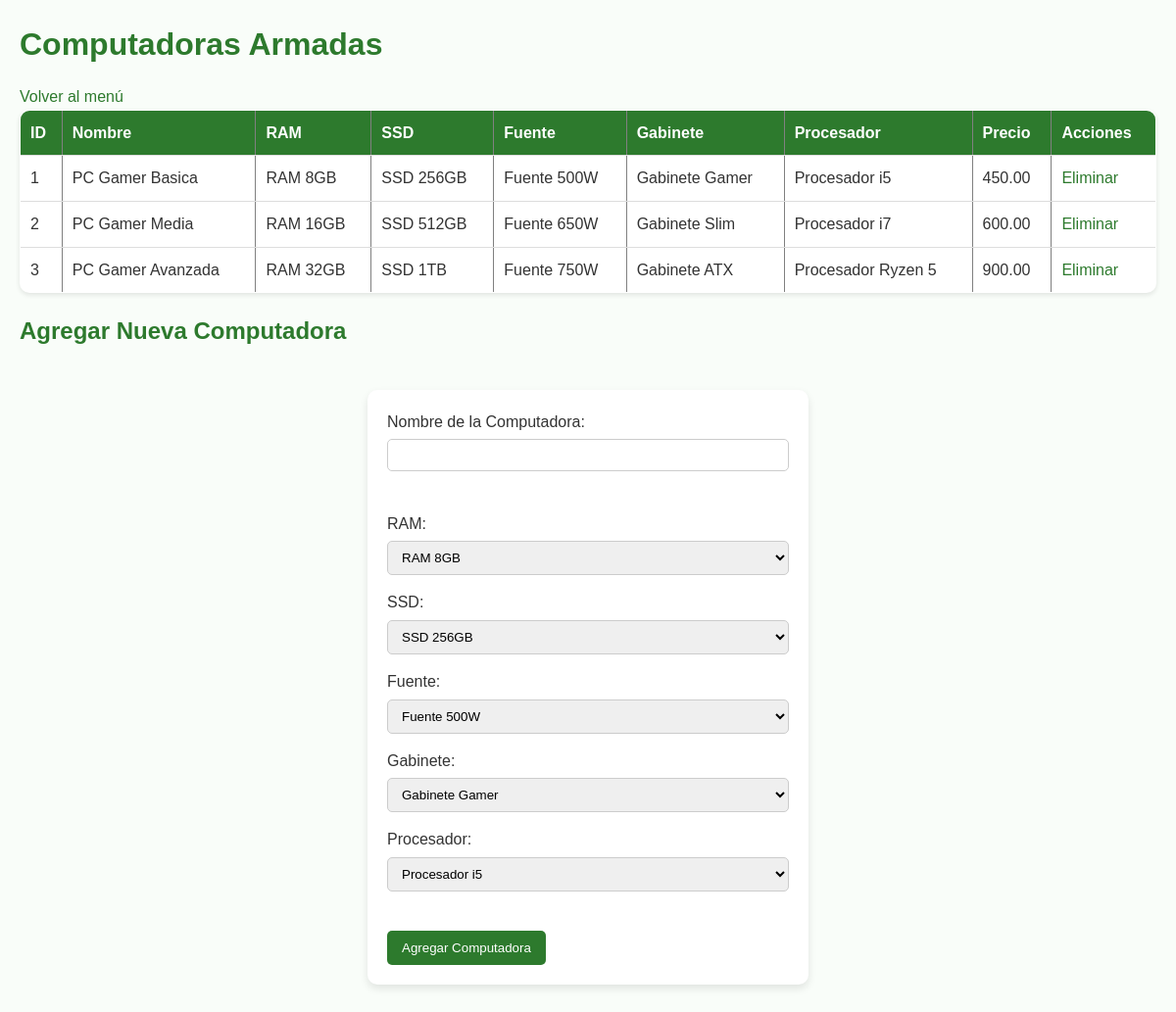
The page /admin/computadoras.php (signed in) on the database its author committed.
### tables this page shows
CREATE TABLE Computadora (
    ID INT AUTO_INCREMENT PRIMARY KEY,
    Nombre VARCHAR(100) NOT NULL,
    ProductoRAM INT NOT NULL,
    ProductoSSD INT NOT NULL,
    ProductoFuente INT NOT NULL,
    ProductoGabinete INT NOT NULL,
    ProductoProcesador INT NOT NULL,
    Precio DECIMAL(10,2) NOT NULL,
    Estado ENUM('En venta','Vendido') DEFAULT 'En venta',
    FOREIGN KEY (ProductoRAM) REFERENCES Productos(ID),
    FOREIGN KEY (ProductoSSD) REFERENCES Productos(ID),
    FOREIGN KEY (ProductoFuente) REFERENCES Productos(ID),
    FOREIGN KEY (ProductoGabinete) REFERENCES Productos(ID),
    FOREIGN KEY (ProductoProcesador) REFERENCES Productos(ID)
);

CREATE TABLE Productos (
    ID INT AUTO_INCREMENT PRIMARY KEY,
    Nombre VARCHAR(100) NOT NULL,
    Tipo ENUM('RAM','SSD','Fuente','Gabinete','Procesador') NOT NULL,
    Descripcion TEXT,
    CantidadDisponible INT NOT NULL,
    Precio DECIMAL(10,2) NOT NULL
);

### admin/computadoras.php (the view, shortened to what this page needs)
<?php
require '../config/db.php';
$productos_ram = $pdo->query("SELECT * FROM Productos WHERE Tipo='RAM'")->fetchAll(PDO::FETCH_ASSOC);
$productos_ssd = $pdo->query("SELECT * FROM Productos WHERE Tipo='SSD'")->fetchAll(PDO::FETCH_ASSOC);
$productos_fuente = $pdo->query("SELECT * FROM Productos WHERE Tipo='Fuente'")->fetchAll(PDO::FETCH_ASSOC);
$productos_gabinete = $pdo->query("SELECT * FROM Productos WHERE Tipo='Gabinete'")->fetchAll(PDO::FETCH_ASSOC);
$productos_procesador = $pdo->query("SELECT * FROM Productos WHERE Tipo='Procesador'")->fetchAll(PDO::FETCH_ASSOC);
$computadoras = $pdo->query("
    SELECT c.ID, c.Nombre,
           r.Nombre as RAM,
           s.Nombre as SSD,
           f.Nombre as Fuente,
           g.Nombre as Gabinete,
           p.Nombre as Procesador,
           c.Precio
    FROM Computadora c
    JOIN Productos r ON c.ProductoRAM = r.ID
    JOIN Productos s ON c.ProductoSSD = s.ID
    JOIN Productos f ON c.ProductoFuente = f.ID
    JOIN Productos g ON c.ProductoGabinete = g.ID
    JOIN Productos p ON c.ProductoProcesador = p.ID
    WHERE c.Estado = 'En venta'
    ORDER BY c.ID
")->fetchAll(PDO::FETCH_ASSOC);
?>
<!DOCTYPE html>
<html>
<head>
    <link rel="stylesheet" href="../assets/style.css">
</head>
<body>
<h1>Computadoras Armadas</h1>
<a href="index.php">Volver al menú</a>
<table border="1" cellpadding="5" cellspacing="0">
    <tr>
        <th>ID</th>
        <th>Nombre</th>
        <th>RAM</th>
        <th>SSD</th>
        <th>Fuente</th>
        <th>Gabinete</th>
        <th>Procesador</th>
        <th>Precio</th>
        <th>Acciones</th>
    </tr>
    <?php foreach($computadoras as $c): ?>
    <tr>
        <td><?= $c['ID'] ?></td>
        <td><?= htmlspecialchars($c['Nombre']) ?></td>
        <td><?= htmlspecialchars($c['RAM']) ?></td>
        <td><?= htmlspecialchars($c['SSD']) ?></td>
        <td><?= htmlspecialchars($c['Fuente']) ?></td>
        <td><?= htmlspecialchars($c['Gabinete']) ?></td>
        <td><?= htmlspecialchars($c['Procesador']) ?></td>
        <td><?= number_format($c['Precio'],2) ?></td>
        <td>
            <a href="computadoras.php?eliminar=<?= $c['ID'] ?>" onclick="return confirm('¿Eliminar esta computadora?');">Eliminar</a>
        </td>
    </tr>
    <?php endforeach; ?>
</table>
<h2>Agregar Nueva Computadora</h2>
<form method="post">
    <label>Nombre de la Computadora:</label><br>
    <input type="text" name="nombre" required><br><br>
    <label>RAM:</label><br>
    <select name="ram" required>
        <?php foreach($productos_ram as $p): ?>
        <option value="<?= $p['ID'] ?>"><?= htmlspecialchars($p['Nombre']) ?></option>
        <?php endforeach; ?>
    </select><br>
    <label>SSD:</label><br>
    <select name="ssd" required>
        <?php foreach($productos_ssd as $p): ?>
        <option value="<?= $p['ID'] ?>"><?= htmlspecialchars($p['Nombre']) ?></option>
        <?php endforeach; ?>
    </select><br>
    <label>Fuente:</label><br>
    <select name="fuente" required>
        <?php foreach($productos_fuente as $p): ?>
        <option value="<?= $p['ID'] ?>"><?= htmlspecialchars($p['Nombre']) ?></option>
        <?php endforeach; ?>
    </select><br>
    <label>Gabinete:</label><br>
    <select name="gabinete" required>
        <?php foreach($productos_gabinete as $p): ?>
        <option value="<?= $p['ID'] ?>"><?= htmlspecialchars($p['Nombre']) ?></option>
        <?php endforeach; ?>
    </select><br>
    <label>Procesador:</label><br>
    <select name="procesador" required>
        <?php foreach($productos_procesador as $p): ?>
        <option value="<?= $p['ID'] ?>"><?= htmlspecialchars($p['Nombre']) ?></option>
        <?php endforeach; ?>
    </select><br><br>
    <button type="submit" name="agregar">Agregar Computadora</button>
</form>
</body>
</html>

### assets/style.css (style rules this page uses)
* { margin: 0; padding: 0; box-sizing: border-box; font-family: Arial, sans-serif; }
body { background-color: #f9fdf9; color: #333; line-height: 1.6; padding: 20px; }
.login-container, form { background-color: #ffffff; padding: 20px; border-radius: 10px; max-width: 450px; margin: 40px auto; box-shadow: 0 4px 8px rgba(0,0,0,0.1); }
h1, h2 { color: #2d7a2d; margin-bottom: 15px; }
table { width: 100%; border-collapse: collapse; margin-bottom: 20px; background-color: #ffffff; border-radius: 10px; overflow: hidden; box-shadow: 0 2px 5px rgba(0,0,0,0.1); }
table th, table td { padding: 10px; text-align: left; border-bottom: 1px solid #ddd; }
table th { background-color: #2d7a2d; color: #fff; }
input[type="text"], input[type="number"], input[type="password"], textarea, select { width: 100%; padding: 8px 10px; margin: 5px 0 15px 0; border: 1px solid #ccc; border-radius: 5px; }
button { background-color: #2d7a2d; color: #fff; padding: 10px 15px; border: none; border-radius: 5px; cursor: pointer; transition: background 0.3s; }
a { text-decoration: none; color: #2d7a2d; }

### rows shown on the page
computadora: ID "1", Nombre "PC Gamer Basica", ProductoRAM.Nombre "RAM 8GB", ProductoSSD.Nombre "SSD 256GB", ProductoFuente.Nombre "Fuente 500W", ProductoGabinete.Nombre "Gabinete Gamer", ProductoProcesador.Nombre "Procesador i5", Precio "450.00"
computadora: ID "2", Nombre "PC Gamer Media", ProductoRAM.Nombre "RAM 16GB", ProductoSSD.Nombre "SSD 512GB", ProductoFuente.Nombre "Fuente 650W", ProductoGabinete.Nombre "Gabinete Slim", ProductoProcesador.Nombre "Procesador i7", Precio "600.00"
computadora: ID "3", Nombre "PC Gamer Avanzada", ProductoRAM.Nombre "RAM 32GB", ProductoSSD.Nombre "SSD 1TB", ProductoFuente.Nombre "Fuente 750W", ProductoGabinete.Nombre "Gabinete ATX", ProductoProcesador.Nombre "Procesador Ryzen 5", Precio "900.00"

### other values the page prints
form field ram "RAM 8GB"
form field ssd "SSD 256GB"
form field fuente "Fuente 500W"
form field gabinete "Gabinete Gamer"
form field procesador "Procesador i5"
